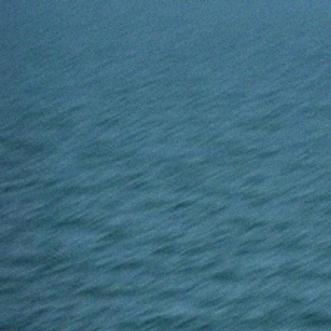
#> input picture Stage_01/data/normal_sea/baseline_split/DSC_0227_FA_6500_224x224_MB_GN_331x331_JPG.rf.46361c3a8b44ad3eb47f16f3cd7f8431.jpg, 331 x 331 px; its folder holds only this picture in this run
$ jupyter execute --allow-errors Stage_01_Pipeline_FINAL_v2.ipynb   (older library calls are emulated)
#> lines starting #> are read from the running program, lines starting #| are printed output that depends on the picture; after the words box and inside, x2 and y2 are one past the last pixel; in counts of white or black regions, pixels touching at a corner belong together; long printed decimals are rounded
# Stage 1 — Final Anomaly Detector (clean rebuild)

Combines two independent detection paths:
1. **Texture rule** (original 5-feature GLCM/LBP, 2-of-5 agreement, bucket-relative z-scores)
2. **Local brightness rule** (NEW — flags a region if it's a brightness outlier relative to
   the REST OF THE SAME IMAGE, no external baseline needed). This specifically catches bright
   foam and dark shadows that the texture-only rule structurally cannot see.

A detection fires if EITHER path finds something (OR logic).

**Final locked parameters** (chosen after cross-dataset validation across prawn/tuna/cetacean):
- Texture rule: `z_thresh=2.5, min_features_flagged=2, min_component_area_px=2000`
- Local-brightness rule: `local_z_thresh=2.5, min_area_local=1000` (lowered from 2000 to raise tuna further)
- **Expected result: ~46.22% false-positive rate, 100% prawn, ~94% tuna, 100% cetacean**

This is a genuine trade-off, not free: false-positive rate is higher than the original
prawn-only-tuned config (11.90%), in exchange for tuna detection going from 5.5% to ~87%,
with prawn and cetacean unaffected. Stage 2 is expected to correct a large share of the
extra false positives (measured at ~91% correction in earlier connected-pipeline testing),
though that correction rate has not yet been re-validated at this specific operating point.

[cell 1]
# --- Cell 1: Imports and config ---
import json
import pickle
import random
from pathlib import Path

import cv2
import numpy as np
from skimage.segmentation import slic
from skimage.feature import graycomatrix, graycoprops, local_binary_pattern
from scipy import ndimage

# --- Dataset paths: update to match your machine ---
BASELINE_DIR = Path(r"C:\Users\bcura\AI PostGrad Project\Saqqara-Marine-Anomaly-Detection\Stage_01\data\normal_sea\baseline_split")
NEGATIVE_DIR = Path(r"C:\Users\bcura\AI PostGrad Project\Saqqara-Marine-Anomaly-Detection\Stage_01\data\normal_sea\heldout_split")
PRAWN_DIR    = Path(r"C:\Users\bcura\AI PostGrad Project\Saqqara-Marine-Anomaly-Detection\Stage_01\data\prawns")
TUNA_DIR     = Path(r"C:\Users\bcura\AI PostGrad Project\Saqqara-Marine-Anomaly-Detection\Stage_01\data\tuna")          # ~2,000 raw tuna images
CETACEAN_DIR = Path(r"C:\Users\bcura\AI PostGrad Project\Saqqara-Marine-Anomaly-Detection\Stage_01\data\cetacean")   # ~7,460 annotated cetacean images

CROSS_VALIDATION_SAMPLE_SIZE = 200   # tuna/cetacean sample size for the final confirmation run

# --- Pre-processing config ---
IMG_SIZE = (512, 512)
GLINT_THRESH = 220
GLCM_LEVELS = 32

# --- SLIC config ---
N_SEGMENTS = 250
COMPACTNESS = 20

# --- Sea-state bucketing ---
N_BUCKETS = 3

# --- FINAL detector parameters (locked) ---
Z_THRESH = 2.5                  # texture rule
MIN_FEATURES_FLAGGED = 2        # texture rule: how many of 5 features must agree
MIN_COMPONENT_AREA_PX = 2000    # texture rule: min contiguous flagged area
LOCAL_Z_THRESH = 2.5            # local-brightness rule
MIN_AREA_LOCAL = 1000           # local-brightness rule: min contiguous flagged area (lowered from 2000)

FEATURE_KEYS = ["contrast_L", "homogeneity_L", "energy_L", "contrast_a", "lbp_var"]

OUTPUT_DIR = Path("stage1_output")
OUTPUT_DIR.mkdir(exist_ok=True)

random.seed(42)
np.random.seed(42)

[cell 2]
# --- Cell 2: Pre-processing functions ---

def load_and_resize(path, size=IMG_SIZE):
#> called with size = (512, 512)
    img = cv2.imread(str(path))
#> img is the input picture: shape (331, 331, 3); mean B, G, R 128.5, 108.6, 63.2
    img = cv2.resize(img, size)
#> img: shape (512, 512, 3)
#> in preprocess_image, `lab = cv2.cvtColor(img, cv2.COLOR_BGR2LAB)`: lab: shape (512, 512, 3); mean of channels 0, 1, 2 110.8, 118.3, 112.2
    return img

def suppress_glint(img_bgr, thresh=GLINT_THRESH, dilate_iter=2):
#> called with thresh = 220, dilate_iter = 2
    lab = cv2.cvtColor(img_bgr, cv2.COLOR_BGR2LAB)
    L = lab[:, :, 0]
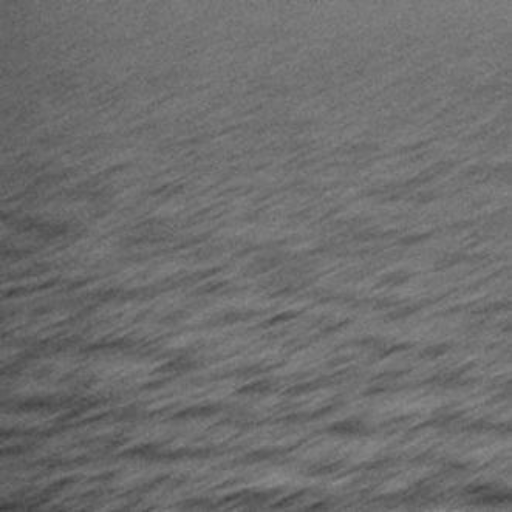
#> L: shape (512, 512); min 57, max 141, mean 110.8
    glint_mask = (L > thresh).astype(np.uint8)
#> glint_mask: shape (512, 512); every value is 0
    kernel = np.ones((5, 5), np.uint8)
    glint_mask = cv2.dilate(glint_mask, kernel, iterations=dilate_iter)
    glint_mask = cv2.morphologyEx(glint_mask, cv2.MORPH_CLOSE, kernel)
    return glint_mask

def preprocess_image(path, glint_thresh=GLINT_THRESH):
    img = load_and_resize(path)
    lab = cv2.cvtColor(img, cv2.COLOR_BGR2LAB)
    glint_mask = suppress_glint(img, thresh=glint_thresh)
    return img, lab, glint_mask

[cell 3]
# --- Cell 3: Feature extraction (SLIC + GLCM + LBP), includes mean_L per
#     superpixel for the local-brightness rule ---

def quantize(patch, levels=GLCM_LEVELS):
    return (patch.astype(np.float32) / 256 * levels).astype(np.uint8)

def glcm_props(patch_q, levels=GLCM_LEVELS):
    glcm = graycomatrix(patch_q, distances=[1], angles=[0], levels=levels, symmetric=True, normed=True)
    return (float(graycoprops(glcm, 'contrast')[0, 0]),
            float(graycoprops(glcm, 'homogeneity')[0, 0]),
            float(graycoprops(glcm, 'energy')[0, 0]))

def extract_superpixel_features(img_lab, glint_mask, n_segments=N_SEGMENTS, compactness=COMPACTNESS):
#> called with n_segments = 250, compactness = 20
    L_channel = img_lab[:, :, 0]
    a_channel = img_lab[:, :, 1]
    segments = slic(img_lab, n_segments=n_segments, compactness=compactness, start_label=1)
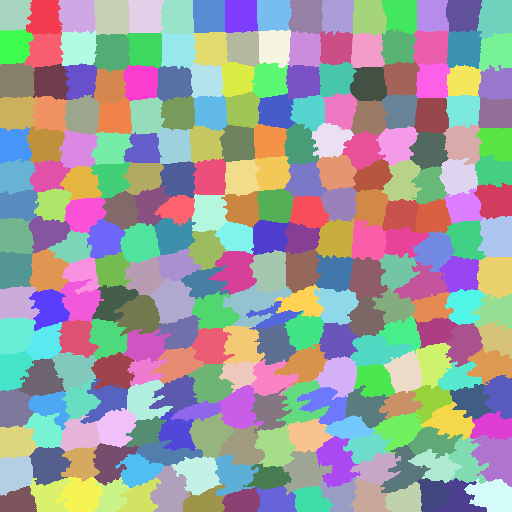
#> segments: shape (512, 512) int64; 256 distinct labels, from 1 to 256; one colour per label, 0 black
    objects = ndimage.find_objects(segments)
#> objects = 256 items

    features = []
    for seg_id, bbox in enumerate(objects, start=1):
        if bbox is None:
            continue
        y_slice, x_slice = bbox
        local_mask = segments[y_slice, x_slice] == seg_id
        if glint_mask[y_slice, x_slice][local_mask].mean() > 0.5:
            continue
        patch_L = L_channel[y_slice, x_slice]
        patch_a = a_channel[y_slice, x_slice]
        if patch_L.shape[0] < 2 or patch_L.shape[1] < 2:
            continue
        contrast_L, homogeneity_L, energy_L = glcm_props(quantize(patch_L))
        contrast_a, _, _ = glcm_props(quantize(patch_a))
        lbp = local_binary_pattern(patch_L, P=8, R=1, method='uniform')
        lbp_var = float(np.var(lbp))
        features.append({
            "seg_id": int(seg_id),
            "contrast_L": contrast_L, "homogeneity_L": homogeneity_L, "energy_L": energy_L,
            "contrast_a": contrast_a, "lbp_var": lbp_var,
            "mean_L": float(patch_L.mean()),   # used by the local-brightness rule only
        })
#> this loop made 256 passes
#> (contrast_L, homogeneity_L, energy_L, contrast_a, lbp_var) on passes 1 to 3: (0.162, 0.919, 0.602, 0.0114, 4.17), (0.179, 0.911, 0.676, 0.175, 4.25), (0.18, 0.911, 0.589, 0.172, 4.01)
#> pass 1, in extract_superpixel_features, `local_mask = segments[y_slice, x_slice] == seg_id`:
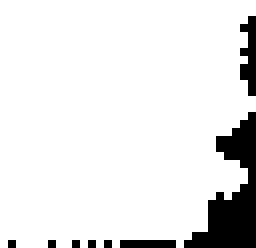
#> local_mask: shape (31, 32) bool (shown 8 times larger); 90.2% white; 8 black regions (7 under 20 px), largest, box (x1, y1, x2, y2) and area: (23, 14, 32, 31) 71
#> pass 1, in extract_superpixel_features, `patch_L = L_channel[y_slice, x_slice]`:
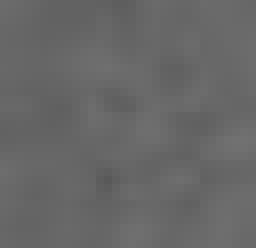
#> patch_L: shape (31, 32) (shown 8 times larger); min 89, max 113, mean 103.2
#> pass 1, in extract_superpixel_features, `lbp = local_binary_pattern(patch_L, P=8, R=1, method='uniform')`:
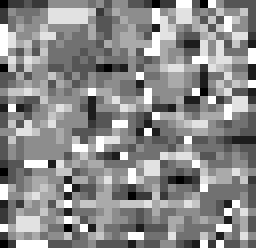
#> lbp: shape (31, 32) float64 (shown 8 times larger); min 0, max 9, mean 4.9; drawn with min black and max white
#> after the loop:
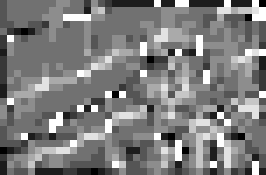
#> lbp: shape (25, 38) float64 (shown 7 times larger); min 0, max 9, mean 4.43; drawn with min black and max white
#> after the loop:
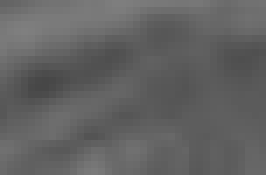
#> patch_L: shape (25, 38) (shown 7 times larger); min 71, max 127, mean 98.1
#> after the loop, features = 256 items
    return segments, features

def image_sea_state_score(img_lab, glint_mask):
    L = img_lab[:, :, 0]
    valid = glint_mask == 0
    vals = L[valid] if valid.any() else L.flatten()
    return float(np.mean(vals))

[cell 4]
# --- Cell 4: Build the sea-state bucketed baseline ---
# Dataset used: ALL images in BASELINE_DIR.

all_baseline_paths = list(BASELINE_DIR.glob("*.jpg")) or list(BASELINE_DIR.glob("*.png"))
print(f"Building baseline from {len(all_baseline_paths)} normal sea images...")

baseline_scores = []
baseline_feats_per_image = []
for path in all_baseline_paths:
    img, lab, glint_mask = preprocess_image(path)
    segments, feats = extract_superpixel_features(lab, glint_mask)
#> feats = 256 items
    baseline_scores.append(image_sea_state_score(lab, glint_mask))
#> in image_sea_state_score, `valid = glint_mask == 0`: valid: shape (512, 512) bool; every value is 1
    baseline_feats_per_image.append(feats)

baseline_scores = np.array(baseline_scores)
#> baseline_scores = [110.8]

def compute_bucket_edges(scores, n_buckets=N_BUCKETS):
    percentiles = np.linspace(0, 100, n_buckets + 1)[1:-1]
    return np.percentile(scores, percentiles)

def assign_bucket_from_score(score, edges):
    return int(np.searchsorted(edges, score))

bucket_edges = compute_bucket_edges(baseline_scores, N_BUCKETS)
#> bucket_edges = [110.8, 110.8]
bucket_labels = np.array([assign_bucket_from_score(s, bucket_edges) for s in baseline_scores])
#> bucket_labels = [0]

bucket_ref = {}
for b in range(N_BUCKETS):
    stats = {k: [] for k in FEATURE_KEYS}
    for feats, label in zip(baseline_feats_per_image, bucket_labels):
        if label != b:
            continue
        for f in feats:
            for k in FEATURE_KEYS:
                stats[k].append(f[k])
    n_images_in_bucket = int(np.sum(bucket_labels == b))
    bucket_ref[b] = {k: (float(np.mean(v)), float(np.std(v))) for k, v in stats.items()}
    print(f"Bucket {b}: {n_images_in_bucket} images")
#> this loop made 3 passes
#> n_images_in_bucket on passes 1 to 3: 1, 0, 0
#| Bucket 0: 1 images
#| Bucket 1: 0 images
#| Bucket 2: 0 images
#> after the loop, bucket_ref = 3 items

def assign_bucket(img_lab, glint_mask, edges=bucket_edges):
    score = image_sea_state_score(img_lab, glint_mask)
    return assign_bucket_from_score(score, edges)

print(f"Bucket edges: {bucket_edges}")
#| Bucket edges: [110.811 110.811]

$ run again, on Stage_01/data/normal_sea/baseline_split/DSC_3170_FB_4560_224x224_331x331_JPG.rf.348cab5bc3d5127266ad3bcededc7d3e.jpg
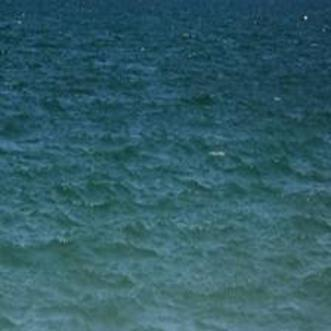
#> input picture Stage_01/data/normal_sea/baseline_split/DSC_3170_FB_4560_224x224_331x331_JPG.rf.348cab5bc3d5127266ad3bcededc7d3e.jpg, 331 x 331 px
#> in load_and_resize, img is the input picture: shape (331, 331, 3); mean B, G, R 103.8, 93.4, 48.5
#> img: shape (512, 512, 3)
#> lab: shape (512, 512, 3); mean of channels 0, 1, 2 94.1, 116.1, 117.3
#> glint_mask: shape (512, 512); every value is 0
#> in extract_superpixel_features, `segments = slic(img_lab, n_segments=n_segments, compactness=compactnes..`:
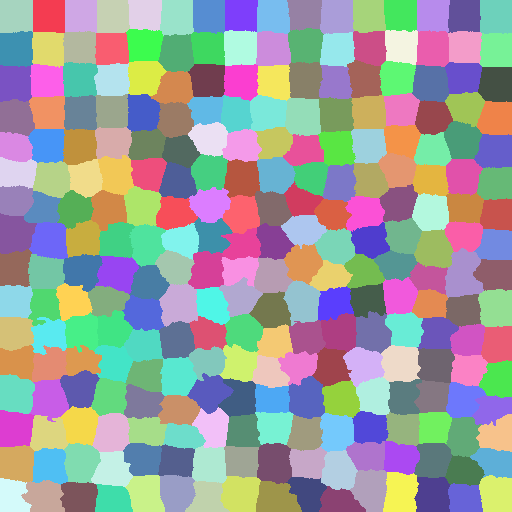
#> segments: shape (512, 512) int64; 256 distinct labels, from 1 to 256; one colour per label, 0 black
#> objects = 256 items
#> the loop in extract_superpixel_features, `for seg_id, bbox in enumerate(objects, start=1):` made 256 passes
#> (contrast_L, homogeneity_L, energy_L, contrast_a, lbp_var) on passes 1 to 3: (0.207, 0.897, 0.491, 0.179, 3.79), (0.208, 0.904, 0.555, 0.0674, 3.77), (0.165, 0.919, 0.514, 0.0489, 2.81)
#> after the loop in extract_superpixel_features, `for seg_id, bbox in enumerate(objects, start=1):`:
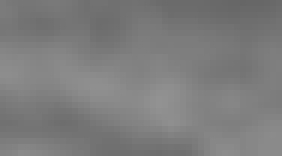
#> patch_L: shape (26, 47) (shown 6 times larger); min 102, max 146, mean 124.5
#> valid: shape (512, 512) bool; every value is 1
#> baseline_scores = [94.05]
#> bucket_edges = [94.05, 94.05]
#> bucket_labels = [0]
#> the loop `for b in range(N_BUCKETS):` made 3 passes
#> n_images_in_bucket on passes 1 to 3: 1, 0, 0
#> (printed output is left out)
#> after the loop `for b in range(N_BUCKETS):`: bucket_ref = 3 items
#| Bucket edges: [94.052 94.052]

$ run again, on Stage_01/data/normal_sea/baseline_split/DSC_3223_FA_12080_224x224_HF_SSR_331x331_JPG.rf.108e3c41f18b870bb390dd4baa9f220e.jpg
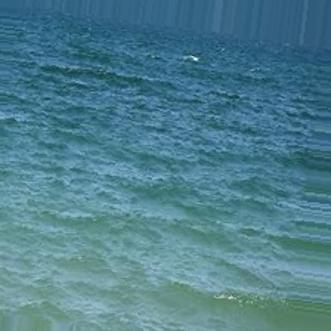
#> input picture Stage_01/data/normal_sea/baseline_split/DSC_3223_FA_12080_224x224_HF_SSR_331x331_JPG.rf.108e3c41f18b870bb390dd4baa9f220e.jpg, 331 x 331 px
#> in load_and_resize, img is the input picture: shape (331, 331, 3); mean B, G, R 142, 126.9, 77.3
#> img: shape (512, 512, 3)
#> lab: shape (512, 512, 3); mean of channels 0, 1, 2 128.1, 116.1, 114.6
#> in extract_superpixel_features, `segments = slic(img_lab, n_segments=n_segments, compactness=compactnes..`:
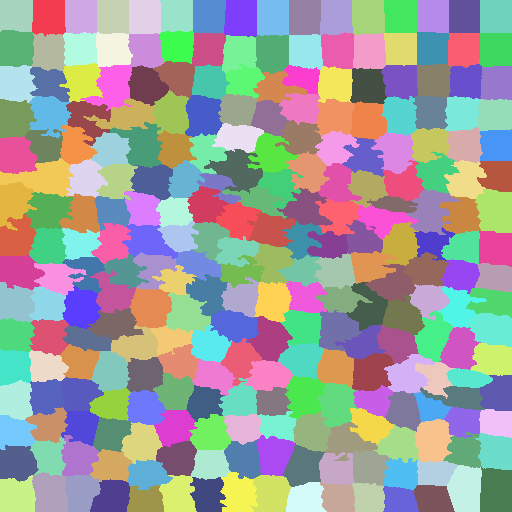
#> segments: shape (512, 512) int64; 254 distinct labels, from 1 to 254; one colour per label, 0 black
#> objects = 254 items
#> the loop in extract_superpixel_features, `for seg_id, bbox in enumerate(objects, start=1):` made 254 passes
#> (contrast_L, homogeneity_L, energy_L, contrast_a, lbp_var) on passes 1 to 3: (0.0654, 0.967, 0.619, 0.0137, 3.79), (0.161, 0.919, 0.575, 0.0106, 3.93), (0.177, 0.911, 0.497, 0.0256, 3.63)
#> after the loop in extract_superpixel_features, `for seg_id, bbox in enumerate(objects, start=1):`:
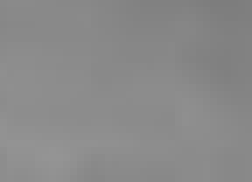
#> patch_L: shape (26, 36) (shown 7 times larger); min 125, max 148, mean 137.7
#> valid: shape (512, 512) bool; 99.9% white; 2 black regions, box (x1, y1, x2, y2) and area: (296, 86, 308, 97) 129, (352, 456, 361, 465) 81
#> baseline_scores = [128.1]
#> bucket_edges = [128.1, 128.1]
#> bucket_labels = [0]
#> the loop `for b in range(N_BUCKETS):` made 3 passes
#> n_images_in_bucket on passes 1 to 3: 1, 0, 0
#> (printed output is left out)
#> after the loop `for b in range(N_BUCKETS):`: bucket_ref = 3 items
#| Bucket edges: [128.111 128.111]
